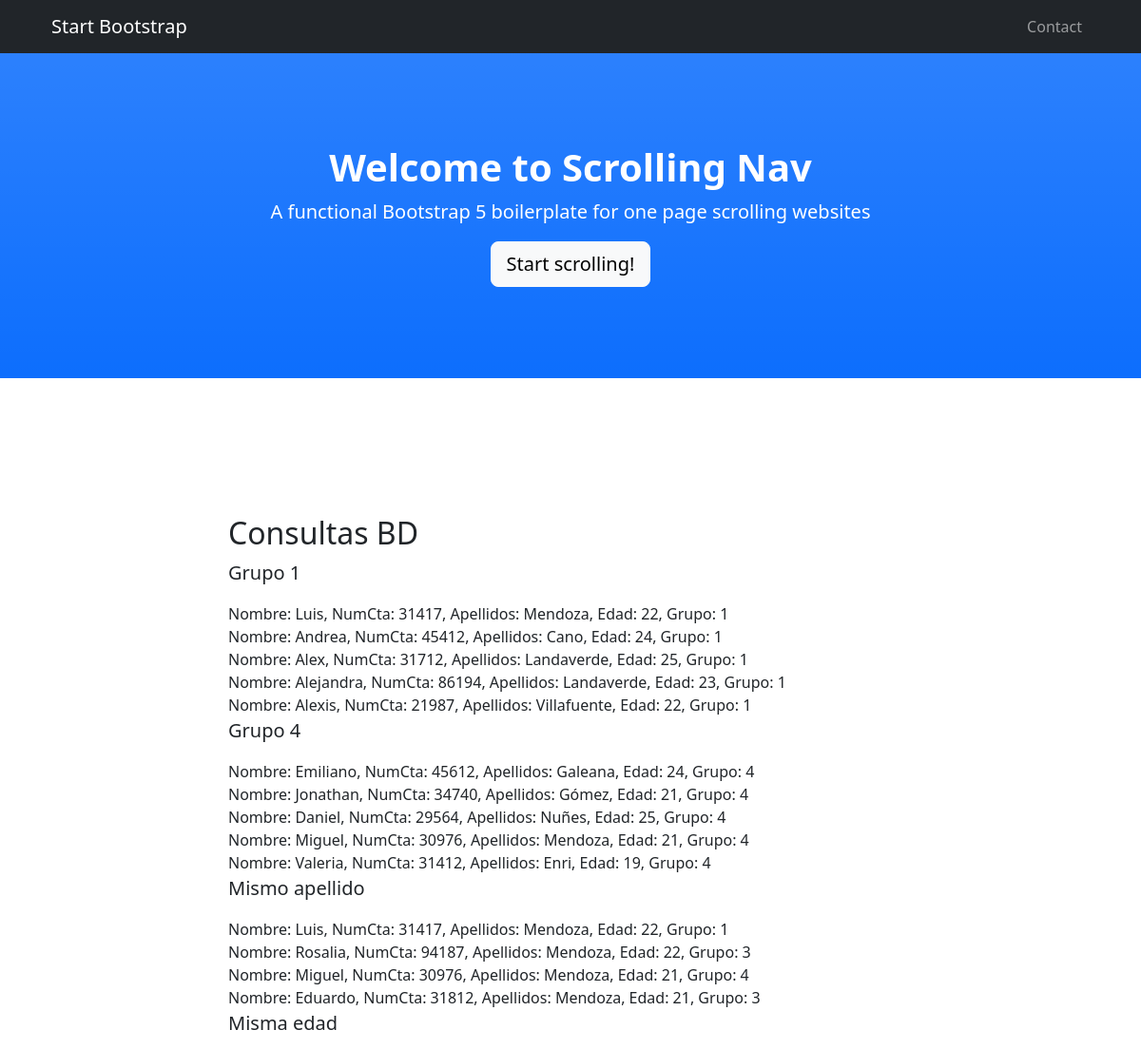
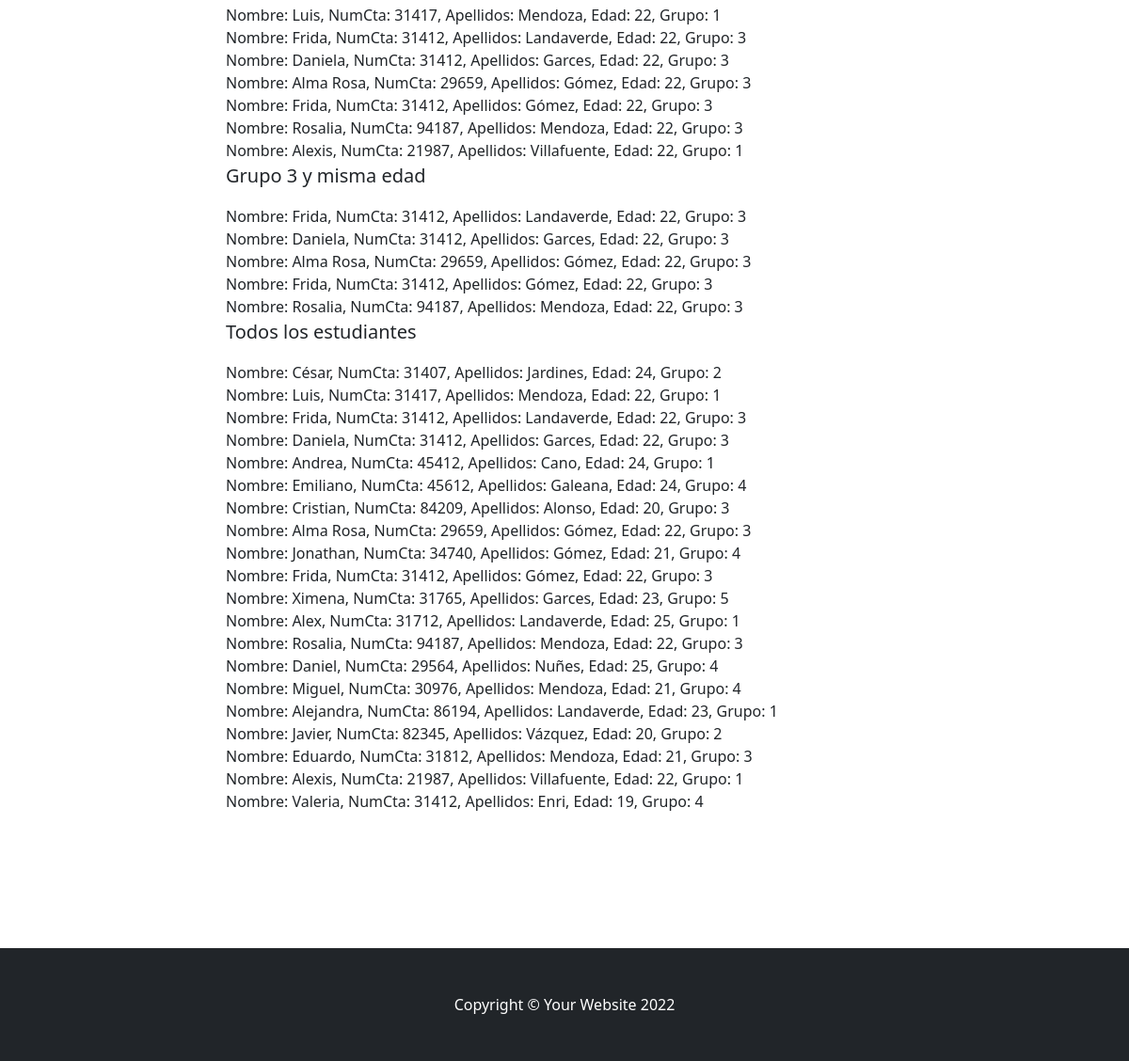
The page / on the database its author committed (2 pictures, top to bottom).
### miPrimerApp/models.py (models this page shows)
class  Estudiante(models.Model):
    numCta  =  models.IntegerField(default=0, max_length=9)
    nombres  =  models.CharField(max_length=200)
    apellidos  =  models.CharField(max_length=200)
    edad = models.IntegerField(default=0, max_length=3)
    grupo  =  models.ForeignKey(Grupo, on_delete=models.SET_NULL, null=True)
    def __str__(self):
        return f'Nombre: {self.nombres}, NumCta: {self.numCta}, Apellidos: {self.apellidos}, Edad: {self.edad}, Grupo: {self.grupo.id_grupo}'

class  Grupo(models.Model):
    id_grupo  =  models.AutoField(primary_key=True)

### miPrimerApp/views.py (the view)
# urls.py: path('',views.index,name='index')
def index(request):
    varEstudianteGrupo1 = Estudiante.objects.filter(grupo=1)
    varEstudianteGrupo4 = Estudiante.objects.filter(grupo=4)
    edad_counts = Estudiante.objects.values('edad').annotate(count=Count('edad')).filter(count__gt=1)
    max_count = edad_counts.aggregate(max_count=Max('count'))['max_count']
    edades = Subquery(edad_counts.filter(count=max_count).values('edad'))
    varEstudianteEdad = Estudiante.objects.filter(edad__in=edades)
    apellidos_counts = Estudiante.objects.values('apellidos').annotate(count=Count('apellidos')).filter(count__gt=1)
    max_count = apellidos_counts.aggregate(max_count=Max('count'))['max_count']
    estudiantes1 = Estudiante.objects.filter(apellidos__in=apellidos_counts.filter(count=max_count).values('apellidos'))
    estudiantes3 = Estudiante.objects.filter(grupo__exact=3, edad__exact=22)
    todoestudiantes = Estudiante.objects.all()
    return render(request,'index.html',{'varEstudianteGrupo1':varEstudianteGrupo1,'varEstudianteGrupo4':varEstudianteGrupo4,'varEstudianteApellido':estudiantes1,'varEstudianteEdad':varEstudianteEdad,'varTodo':todoestudiantes,'var3':estudiantes3})

### miPrimerApp/templates/index.html (shortened to what this page needs)
{% load static %}
<!DOCTYPE html>
<html lang="en">
    <head>
        <link href="{% static 'css/styles.css'%}" rel="stylesheet" />
    </head>
    <body id="page-top">
        <nav class="navbar navbar-expand-lg navbar-dark bg-dark fixed-top" id="mainNav">
            <div class="container px-4">
                <a class="navbar-brand" href="#page-top">Start Bootstrap</a>
                <div class="collapse navbar-collapse" id="navbarResponsive">
                    <ul class="navbar-nav ms-auto">
                        <li class="nav-item"><a class="nav-link" href="#contact">Contact</a></li>
                    </ul>
                </div>
            </div>
        </nav>
        <header class="bg-primary bg-gradient text-white">
            <div class="container px-4 text-center">
                <h1 class="fw-bolder">Welcome to Scrolling Nav</h1>
                <p class="lead">A functional Bootstrap 5 boilerplate for one page scrolling websites</p>
                <a class="btn btn-lg btn-light" href="#about">Start scrolling!</a>
            </div>
        </header>
        <section id="contact">
            <div class="container px-4">
                <div class="row gx-4 justify-content-center">
                    <div class="col-lg-8">
                        <h2>Consultas BD</h2>
                        <p class="lead">Grupo 1</p>
			{% for i in varEstudianteGrupo1 %}
			{{i}}<br>
			{% endfor %}
                        <p class="lead">Grupo 4</p>
			{% for i in varEstudianteGrupo4 %}
			{{i}}<br>
			{% endfor %}
                        <p class="lead">Mismo apellido</p>
			{% for i in varEstudianteApellido%}
			{{i}}<br>
			{% endfor %}
                        <p class="lead">Misma edad</p>
			{% for i in varEstudianteEdad%}
			{{i}}<br>
			{% endfor %}
                        <p class="lead">Grupo 3 y misma edad</p>
			{% for i in var3%}
			{{i}}<br>
			{% endfor %}
                        <p class="lead">Todos los estudiantes</p>
			{% for i in varTodo%}
			{{i}}<br>
			{% endfor %}
                    </div>
                </div>
            </div>
        </section>
        <footer class="py-5 bg-dark">
            <div class="container px-4"><p class="m-0 text-center text-white">Copyright &copy; Your Website 2022</p></div>
        </footer>
    </body>
</html>

### rows shown on the page
Estudiante: nombres+numCta+apellidos "Nombre: Luis, NumCta: 31417, Apellidos: Mendoza, Edad: 22, Grupo: 1"
Estudiante: nombres+numCta+apellidos "Nombre: Andrea, NumCta: 45412, Apellidos: Cano, Edad: 24, Grupo: 1"
Estudiante: nombres+numCta+apellidos "Nombre: Alex, NumCta: 31712, Apellidos: Landaverde, Edad: 25, Grupo: 1"
Estudiante: nombres+numCta+apellidos "Nombre: Alejandra, NumCta: 86194, Apellidos: Landaverde, Edad: 23, Grupo: 1"
Estudiante: nombres+numCta+apellidos "Nombre: Alexis, NumCta: 21987, Apellidos: Villafuente, Edad: 22, Grupo: 1"
Estudiante: nombres+numCta+apellidos "Nombre: Emiliano, NumCta: 45612, Apellidos: Galeana, Edad: 24, Grupo: 4"
Estudiante: nombres+numCta+apellidos "Nombre: Jonathan, NumCta: 34740, Apellidos: Gómez, Edad: 21, Grupo: 4"
Estudiante: nombres+numCta+apellidos "Nombre: Daniel, NumCta: 29564, Apellidos: Nuñes, Edad: 25, Grupo: 4"
Estudiante: nombres+numCta+apellidos "Nombre: Miguel, NumCta: 30976, Apellidos: Mendoza, Edad: 21, Grupo: 4"
Estudiante: nombres+numCta+apellidos "Nombre: Valeria, NumCta: 31412, Apellidos: Enri, Edad: 19, Grupo: 4"
Estudiante: nombres+numCta+apellidos "Nombre: Rosalia, NumCta: 94187, Apellidos: Mendoza, Edad: 22, Grupo: 3"
Estudiante: nombres+numCta+apellidos "Nombre: Eduardo, NumCta: 31812, Apellidos: Mendoza, Edad: 21, Grupo: 3"
Estudiante: nombres+numCta+apellidos "Nombre: Frida, NumCta: 31412, Apellidos: Landaverde, Edad: 22, Grupo: 3"
Estudiante: nombres+numCta+apellidos "Nombre: Daniela, NumCta: 31412, Apellidos: Garces, Edad: 22, Grupo: 3"
Estudiante: nombres+numCta+apellidos "Nombre: Alma Rosa, NumCta: 29659, Apellidos: Gómez, Edad: 22, Grupo: 3"
Estudiante: nombres+numCta+apellidos "Nombre: Frida, NumCta: 31412, Apellidos: Gómez, Edad: 22, Grupo: 3"
Estudiante: nombres+numCta+apellidos "Nombre: César, NumCta: 31407, Apellidos: Jardines, Edad: 24, Grupo: 2"
Estudiante: nombres+numCta+apellidos "Nombre: Cristian, NumCta: 84209, Apellidos: Alonso, Edad: 20, Grupo: 3"
Estudiante: nombres+numCta+apellidos "Nombre: Ximena, NumCta: 31765, Apellidos: Garces, Edad: 23, Grupo: 5"
Estudiante: nombres+numCta+apellidos "Nombre: Javier, NumCta: 82345, Apellidos: Vázquez, Edad: 20, Grupo: 2"
